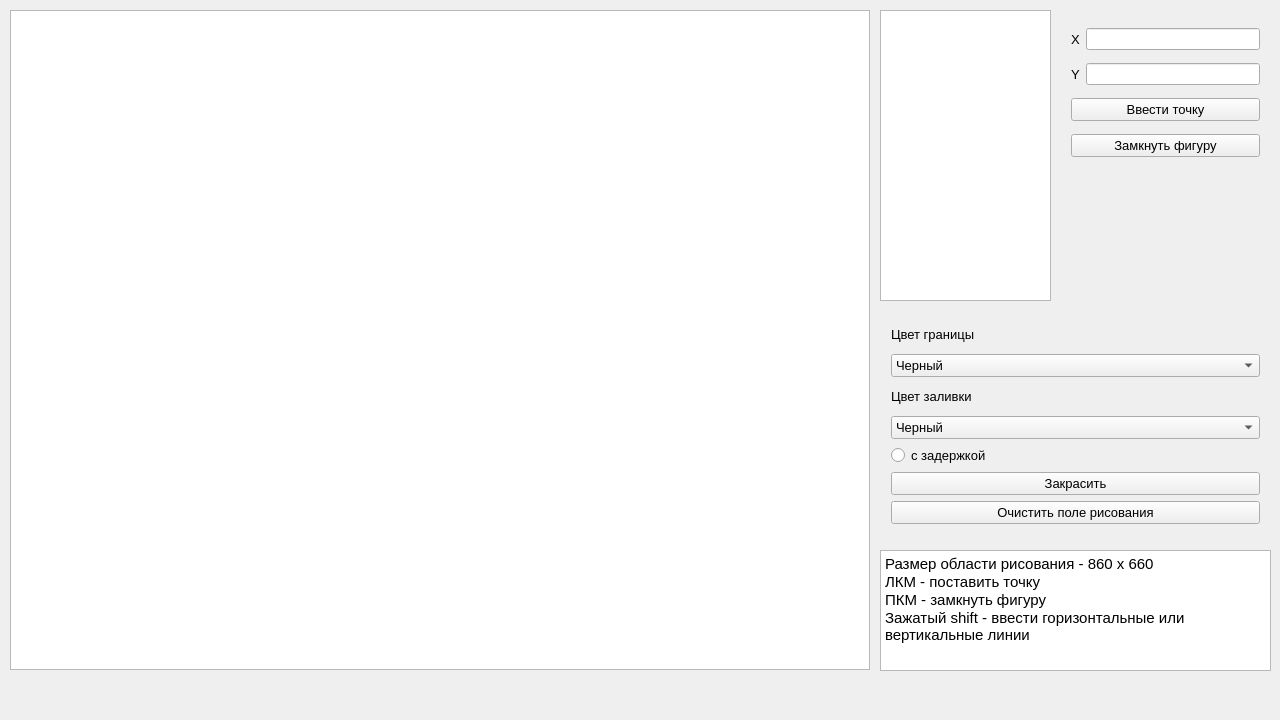
<?xml version="1.0" encoding="UTF-8"?>
<ui version="4.0">
 <class>MainWindow</class>
 <widget class="QMainWindow" name="MainWindow">
  <property name="geometry">
   <rect>
    <x>0</x>
    <y>0</y>
    <width>1280</width>
    <height>720</height>
   </rect>
  </property>
  <property name="windowTitle">
   <string>MainWindow</string>
  </property>
  <widget class="QWidget" name="centralWidget">
   <widget class="QGraphicsView" name="graphics">
    <property name="geometry">
     <rect>
      <x>10</x>
      <y>10</y>
      <width>860</width>
      <height>660</height>
     </rect>
    </property>
   </widget>
   <widget class="QTableWidget" name="table">
    <property name="geometry">
     <rect>
      <x>880</x>
      <y>10</y>
      <width>171</width>
      <height>291</height>
     </rect>
    </property>
   </widget>
   <widget class="QWidget" name="layoutWidget">
    <property name="geometry">
     <rect>
      <x>1060</x>
      <y>10</y>
      <width>211</width>
      <height>168</height>
     </rect>
    </property>
    <layout class="QVBoxLayout" name="verticalLayout">
     <item>
      <layout class="QHBoxLayout" name="horizontalLayout">
       <item>
        <widget class="QLabel" name="label">
         <property name="font">
          <font>
           <pointsize>10</pointsize>
          </font>
         </property>
         <property name="text">
          <string>X</string>
         </property>
        </widget>
       </item>
       <item>
        <widget class="QLineEdit" name="cor_x"/>
       </item>
      </layout>
     </item>
     <item>
      <layout class="QHBoxLayout" name="horizontalLayout_2">
       <item>
        <widget class="QLabel" name="label_2">
         <property name="font">
          <font>
           <pointsize>10</pointsize>
          </font>
         </property>
         <property name="text">
          <string>Y</string>
         </property>
        </widget>
       </item>
       <item>
        <widget class="QLineEdit" name="cor_y"/>
       </item>
      </layout>
     </item>
     <item>
      <widget class="QPushButton" name="add_point">
       <property name="font">
        <font>
         <pointsize>10</pointsize>
        </font>
       </property>
       <property name="text">
        <string>Ввести точку</string>
       </property>
      </widget>
     </item>
     <item>
      <widget class="QPushButton" name="lock">
       <property name="font">
        <font>
         <pointsize>10</pointsize>
        </font>
       </property>
       <property name="text">
        <string>Замкнуть фигуру</string>
       </property>
      </widget>
     </item>
    </layout>
   </widget>
   <widget class="QWidget" name="layoutWidget">
    <property name="geometry">
     <rect>
      <x>880</x>
      <y>310</y>
      <width>391</width>
      <height>225</height>
     </rect>
    </property>
    <layout class="QVBoxLayout" name="verticalLayout_2">
     <item>
      <widget class="QLabel" name="label_3">
       <property name="font">
        <font>
         <pointsize>10</pointsize>
        </font>
       </property>
       <property name="text">
        <string>Цвет границы</string>
       </property>
      </widget>
     </item>
     <item>
      <widget class="QComboBox" name="col_b">
       <property name="font">
        <font>
         <pointsize>10</pointsize>
        </font>
       </property>
       <item>
        <property name="text">
         <string>Черный</string>
        </property>
       </item>
       <item>
        <property name="text">
         <string>Красный</string>
        </property>
       </item>
       <item>
        <property name="text">
         <string>Оранжевый</string>
        </property>
       </item>
       <item>
        <property name="text">
         <string>Желтый</string>
        </property>
       </item>
       <item>
        <property name="text">
         <string>Зеленый</string>
        </property>
       </item>
       <item>
        <property name="text">
         <string>Голубой</string>
        </property>
       </item>
       <item>
        <property name="text">
         <string>Синий</string>
        </property>
       </item>
       <item>
        <property name="text">
         <string>Фиолетовый</string>
        </property>
       </item>
      </widget>
     </item>
     <item>
      <widget class="QLabel" name="label_4">
       <property name="font">
        <font>
         <pointsize>10</pointsize>
        </font>
       </property>
       <property name="text">
        <string>Цвет заливки</string>
       </property>
      </widget>
     </item>
     <item>
      <widget class="QComboBox" name="col_f">
       <property name="font">
        <font>
         <pointsize>10</pointsize>
        </font>
       </property>
       <item>
        <property name="text">
         <string>Черный</string>
        </property>
       </item>
       <item>
        <property name="text">
         <string>Красный</string>
        </property>
       </item>
       <item>
        <property name="text">
         <string>Оранжевый</string>
        </property>
       </item>
       <item>
        <property name="text">
         <string>Желтый</string>
        </property>
       </item>
       <item>
        <property name="text">
         <string>Зеленый</string>
        </property>
       </item>
       <item>
        <property name="text">
         <string>Голубой</string>
        </property>
       </item>
       <item>
        <property name="text">
         <string>Синий</string>
        </property>
       </item>
       <item>
        <property name="text">
         <string>Фиолетовый</string>
        </property>
       </item>
      </widget>
     </item>
     <item>
      <widget class="QRadioButton" name="delay">
       <property name="font">
        <font>
         <pointsize>10</pointsize>
        </font>
       </property>
       <property name="text">
        <string>с задержкой</string>
       </property>
      </widget>
     </item>
     <item>
      <widget class="QPushButton" name="fill">
       <property name="font">
        <font>
         <pointsize>10</pointsize>
        </font>
       </property>
       <property name="text">
        <string>Закрасить</string>
       </property>
      </widget>
     </item>
     <item>
      <widget class="QPushButton" name="clear">
       <property name="font">
        <font>
         <pointsize>10</pointsize>
        </font>
       </property>
       <property name="text">
        <string>Очистить поле рисования</string>
       </property>
      </widget>
     </item>
    </layout>
   </widget>
   <widget class="QTextBrowser" name="textBrowser">
    <property name="geometry">
     <rect>
      <x>880</x>
      <y>550</y>
      <width>391</width>
      <height>121</height>
     </rect>
    </property>
    <property name="html">
     <string>&lt;!DOCTYPE HTML PUBLIC &quot;-//W3C//DTD HTML 4.0//EN&quot; &quot;http://www.w3.org/TR/REC-html40/strict.dtd&quot;&gt;
&lt;html&gt;&lt;head&gt;&lt;meta name=&quot;qrichtext&quot; content=&quot;1&quot; /&gt;&lt;style type=&quot;text/css&quot;&gt;
p, li { white-space: pre-wrap; }
&lt;/style&gt;&lt;/head&gt;&lt;body style=&quot; font-family:'MS Shell Dlg 2'; font-size:7.8pt; font-weight:400; font-style:normal;&quot;&gt;
&lt;p style=&quot; margin-top:0px; margin-bottom:0px; margin-left:0px; margin-right:0px; -qt-block-indent:0; text-indent:0px;&quot;&gt;&lt;span style=&quot; font-size:11pt;&quot;&gt;Размер области рисования - 860 x 660&lt;/span&gt;&lt;/p&gt;
&lt;p style=&quot; margin-top:0px; margin-bottom:0px; margin-left:0px; margin-right:0px; -qt-block-indent:0; text-indent:0px;&quot;&gt;&lt;span style=&quot; font-size:11pt;&quot;&gt;ЛКМ - поставить точку&lt;/span&gt;&lt;/p&gt;
&lt;p style=&quot; margin-top:0px; margin-bottom:0px; margin-left:0px; margin-right:0px; -qt-block-indent:0; text-indent:0px;&quot;&gt;&lt;span style=&quot; font-size:11pt;&quot;&gt;ПКМ - замкнуть фигуру&lt;/span&gt;&lt;/p&gt;
&lt;p style=&quot; margin-top:0px; margin-bottom:0px; margin-left:0px; margin-right:0px; -qt-block-indent:0; text-indent:0px;&quot;&gt;&lt;span style=&quot; font-size:11pt;&quot;&gt;Зажатый shift - ввести горизонтальные или вертикальные линии&lt;/span&gt;&lt;/p&gt;&lt;/body&gt;&lt;/html&gt;</string>
    </property>
   </widget>
  </widget>
 </widget>
 <layoutdefault spacing="6" margin="11"/>
 <resources/>
 <connections/>
</ui>
